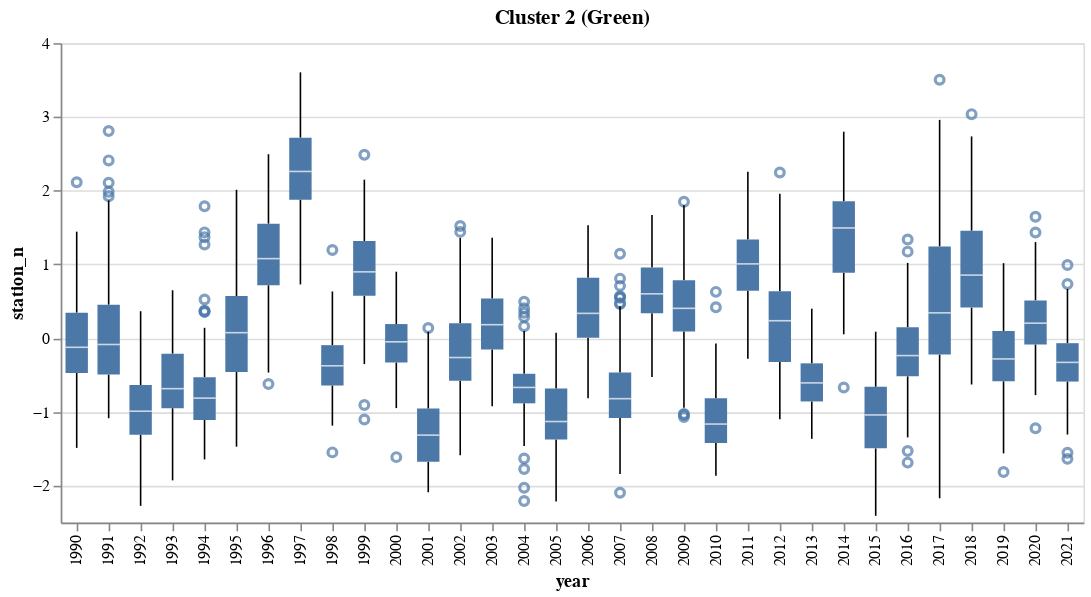

Write notebook code for a chart like this one.
### Code cell
df_reset = df.reset_index()
df_reset = df_reset[df_reset['cluster'] == 2]

all_data = alt.Chart(df_reset[['station_n','year']]).mark_boxplot().encode(
    alt.Y('station_n:Q'),
    alt.X('year:N')
).properties(title='Cluster 2 (Green)')

all_data

### Figure 1 — Vega specification as saved in the notebook (floating-point values rounded to 4 significant figures)
{"$schema": "https://vega.github.io/schema/vega/v5.json", "data": [{"name": "source_0"}, {"name": "data_0"}, {"name": "data_1", "values": [{"station_n": 2.114, "year": 1990}, {"station_n": 1.369, "year": 1994}, {"station_n": -1.613, "year": 2000}, {"station_n": 0.6279, "year": 2010}, {"station_n": 0.4197, "year": 2010}, {"station_n": 1.337, "year": 2016}, {"station_n": 0.1611, "year": 2004}, {"station_n": 0.5483, "year": 2007}, {"station_n": 1.787, "year": 1994}, {"station_n": -1.102, "year": 1999}, {"station_n": 1.145, "year": 2007}, {"station_n": 1.434, "year": 1994}, {"station_n": 1.197, "year": 1998}, {"station_n": -2.028, "year": 2004}, {"station_n": 3.505, "year": 2017}, {"station_n": 2.486, "year": 1999}, {"station_n": -1.549, "year": 1998}, {"station_n": 0.4941, "year": 2004}, {"station_n": 0.7087, "year": 2007}, {"station_n": 0.4742, "year": 2007}, {"station_n": -1.814, "year": 2019}, {"station_n": 2.808, "year": 1991}, {"station_n": 0.524, "year": 1994}, {"station_n": -1.687, "year": 2016}, {"station_n": 3.037, "year": 2018}, {"station_n": 2.245, "year": 2012}, {"station_n": 0.4044, "year": 2004}, {"station_n": 1.986, "year": 1991}, {"station_n": -1.07, "year": 2009}, {"station_n": 1.173, "year": 2016}, {"station_n": 0.7344, "year": 2021}, {"station_n": 0.4628, "year": 2007}, {"station_n": 0.1385, "year": 2001}, {"station_n": -1.631, "year": 2004}, {"station_n": 1.433, "year": 2020}, {"station_n": 1.52, "year": 2002}, {"station_n": 0.5694, "year": 2007}, {"station_n": -1.027, "year": 2009}, {"station_n": 0.2877, "year": 2004}, {"station_n": 0.3547, "year": 1994}, {"station_n": 1.441, "year": 2002}, {"station_n": -0.6214, "year": 1996}, {"station_n": 0.9932, "year": 2021}, {"station_n": -1.775, "year": 2004}, {"station_n": 1.85, "year": 2009}, {"station_n": 0.3454, "year": 2004}, {"station_n": 2.107, "year": 1991}, {"station_n": 0.3648, "year": 1994}, {"station_n": -0.6679, "year": 2014}, {"station_n": -1.221, "year": 2020}, {"station_n": -1.553, "year": 2021}, {"station_n": -2.096, "year": 2007}, {"station_n": -1.039, "year": 2009}, {"station_n": 1.646, "year": 2020}, {"station_n": 2.41, "year": 1991}, {"station_n": 1.271, "year": 1994}, {"station_n": -0.9059, "year": 1999}, {"station_n": 0.8075, "year": 2007}, {"station_n": 1.924, "year": 1991}, {"station_n": 0.5564, "year": 2007}, {"station_n": -1.637, "year": 2021}, {"station_n": -1.531, "year": 2016}, {"station_n": 0.3725, "year": 1994}, {"station_n": -2.208, "year": 2004}]}, {"name": "data_2"}, {"name": "data_3", "values": [{"lower_box_station_n": -0.494, "lower_whisker_station_n": -1.085, "upper_whisker_station_n": 1.868, "year": 1991}, {"lower_box_station_n": -1.31, "lower_whisker_station_n": -2.274, "upper_whisker_station_n": 0.3655, "year": 1992}, {"lower_box_station_n": -0.9489, "lower_whisker_station_n": -1.928, "upper_whisker_station_n": 0.6493, "year": 1993}, {"lower_box_station_n": -0.4591, "lower_whisker_station_n": -1.471, "upper_whisker_station_n": 2.012, "year": 1995}, {"lower_box_station_n": 0.7177, "lower_whisker_station_n": -0.4664, "upper_whisker_station_n": 2.494, "year": 1996}, {"lower_box_station_n": 1.878, "lower_whisker_station_n": 0.7284, "upper_whisker_station_n": 3.604, "year": 1997}, {"lower_box_station_n": -0.642, "lower_whisker_station_n": -1.186, "upper_whisker_station_n": 0.6328, "year": 1998}, {"lower_box_station_n": 0.5748, "lower_whisker_station_n": -0.3516, "upper_whisker_station_n": 2.149, "year": 1999}, {"lower_box_station_n": -0.33, "lower_whisker_station_n": -0.9483, "upper_whisker_station_n": 0.9013, "year": 2000}, {"lower_box_station_n": -1.675, "lower_whisker_station_n": -2.089, "upper_whisker_station_n": 0.08648, "year": 2001}, {"lower_box_station_n": -0.5779, "lower_whisker_station_n": -1.587, "upper_whisker_station_n": 1.361, "year": 2002}, {"lower_box_station_n": -0.1533, "lower_whisker_station_n": -0.9238, "upper_whisker_station_n": 1.363, "year": 2003}, {"lower_box_station_n": -0.8836, "lower_whisker_station_n": -1.461, "upper_whisker_station_n": 0.09739, "year": 2004}, {"lower_box_station_n": -1.373, "lower_whisker_station_n": -2.216, "upper_whisker_station_n": 0.07343, "year": 2005}, {"lower_box_station_n": 0.0054, "lower_whisker_station_n": -0.8132, "upper_whisker_station_n": 1.532, "year": 2006}, {"lower_box_station_n": -1.084, "lower_whisker_station_n": -1.841, "upper_whisker_station_n": 0.4336, "year": 2007}, {"lower_box_station_n": 0.3373, "lower_whisker_station_n": -0.5273, "upper_whisker_station_n": 1.67, "year": 2008}, {"lower_box_station_n": 0.08999, "lower_whisker_station_n": -0.9431, "upper_whisker_station_n": 1.801, "year": 2009}, {"lower_box_station_n": -1.423, "lower_whisker_station_n": -1.865, "upper_whisker_station_n": -0.07357, "year": 2010}, {"lower_box_station_n": 0.6441, "lower_whisker_station_n": -0.2805, "upper_whisker_station_n": 2.257, "year": 2011}, {"lower_box_station_n": -0.3226, "lower_whisker_station_n": -1.099, "upper_whisker_station_n": 1.958, "year": 2012}, {"lower_box_station_n": -0.8581, "lower_whisker_station_n": -1.365, "upper_whisker_station_n": 0.3996, "year": 2013}, {"lower_box_station_n": 0.8858, "lower_whisker_station_n": 0.05196, "upper_whisker_station_n": 2.799, "year": 2014}, {"lower_box_station_n": -1.494, "lower_whisker_station_n": -2.409, "upper_whisker_station_n": 0.0879, "year": 2015}, {"lower_box_station_n": -0.5175, "lower_whisker_station_n": -1.346, "upper_whisker_station_n": 1.02, "year": 2016}, {"lower_box_station_n": -0.2225, "lower_whisker_station_n": -2.171, "upper_whisker_station_n": 2.96, "year": 2017}, {"lower_box_station_n": 0.4143, "lower_whisker_station_n": -0.628, "upper_whisker_station_n": 2.735, "year": 2018}, {"lower_box_station_n": -0.5851, "lower_whisker_station_n": -1.562, "upper_whisker_station_n": 1.017, "year": 2019}, {"lower_box_station_n": -0.0856, "lower_whisker_station_n": -0.7723, "upper_whisker_station_n": 1.303, "year": 2020}, {"lower_box_station_n": -0.5886, "lower_whisker_station_n": -1.306, "upper_whisker_station_n": 0.6685, "year": 2021}, {"lower_box_station_n": -0.4721, "lower_whisker_station_n": -1.488, "upper_whisker_station_n": 1.444, "year": 1990}, {"lower_box_station_n": -1.109, "lower_whisker_station_n": -1.644, "upper_whisker_station_n": 0.1405, "year": 1994}]}, {"name": "data_4", "values": [{"lower_whisker_station_n": -1.085, "upper_box_station_n": 0.4541, "upper_whisker_station_n": 1.868, "year": 1991}, {"lower_whisker_station_n": -2.274, "upper_box_station_n": -0.6361, "upper_whisker_station_n": 0.3655, "year": 1992}, {"lower_whisker_station_n": -1.928, "upper_box_station_n": -0.2102, "upper_whisker_station_n": 0.6493, "year": 1993}, {"lower_whisker_station_n": -1.471, "upper_box_station_n": 0.5711, "upper_whisker_station_n": 2.012, "year": 1995}, {"lower_whisker_station_n": -0.4664, "upper_box_station_n": 1.552, "upper_whisker_station_n": 2.494, "year": 1996}, {"lower_whisker_station_n": 0.7284, "upper_box_station_n": 2.718, "upper_whisker_station_n": 3.604, "year": 1997}, {"lower_whisker_station_n": -1.186, "upper_box_station_n": -0.09499, "upper_whisker_station_n": 0.6328, "year": 1998}, {"lower_whisker_station_n": -0.3516, "upper_box_station_n": 1.318, "upper_whisker_station_n": 2.149, "year": 1999}, {"lower_whisker_station_n": -0.9483, "upper_box_station_n": 0.1911, "upper_whisker_station_n": 0.9013, "year": 2000}, {"lower_whisker_station_n": -2.089, "upper_box_station_n": -0.9551, "upper_whisker_station_n": 0.08648, "year": 2001}, {"lower_whisker_station_n": -1.587, "upper_box_station_n": 0.2012, "upper_whisker_station_n": 1.361, "year": 2002}, {"lower_whisker_station_n": -0.9238, "upper_box_station_n": 0.5361, "upper_whisker_station_n": 1.363, "year": 2003}, {"lower_whisker_station_n": -1.461, "upper_box_station_n": -0.4829, "upper_whisker_station_n": 0.09739, "year": 2004}, {"lower_whisker_station_n": -2.216, "upper_box_station_n": -0.6826, "upper_whisker_station_n": 0.07343, "year": 2005}, {"lower_whisker_station_n": -0.8132, "upper_box_station_n": 0.8184, "upper_whisker_station_n": 1.532, "year": 2006}, {"lower_whisker_station_n": -1.841, "upper_box_station_n": -0.4662, "upper_whisker_station_n": 0.4336, "year": 2007}, {"lower_whisker_station_n": -0.5273, "upper_box_station_n": 0.959, "upper_whisker_station_n": 1.67, "year": 2008}, {"lower_whisker_station_n": -0.9431, "upper_box_station_n": 0.7845, "upper_whisker_station_n": 1.801, "year": 2009}, {"lower_whisker_station_n": -1.865, "upper_box_station_n": -0.8136, "upper_whisker_station_n": -0.07357, "year": 2010}, {"lower_whisker_station_n": -0.2805, "upper_box_station_n": 1.336, "upper_whisker_station_n": 2.257, "year": 2011}, {"lower_whisker_station_n": -1.099, "upper_box_station_n": 0.6358, "upper_whisker_station_n": 1.958, "year": 2012}, {"lower_whisker_station_n": -1.365, "upper_box_station_n": -0.3414, "upper_whisker_station_n": 0.3996, "year": 2013}, {"lower_whisker_station_n": 0.05196, "upper_box_station_n": 1.857, "upper_whisker_station_n": 2.799, "year": 2014}, {"lower_whisker_station_n": -2.409, "upper_box_station_n": -0.6594, "upper_whisker_station_n": 0.0879, "year": 2015}, {"lower_whisker_station_n": -1.346, "upper_box_station_n": 0.1493, "upper_whisker_station_n": 1.02, "year": 2016}, {"lower_whisker_station_n": -2.171, "upper_box_station_n": 1.244, "upper_whisker_station_n": 2.96, "year": 2017}, {"lower_whisker_station_n": -0.628, "upper_box_station_n": 1.456, "upper_whisker_station_n": 2.735, "year": 2018}, {"lower_whisker_station_n": -1.562, "upper_box_station_n": 0.09794, "upper_whisker_station_n": 1.017, "year": 2019}, {"lower_whisker_station_n": -0.7723, "upper_box_station_n": 0.5122, "upper_whisker_station_n": 1.303, "year": 2020}, {"lower_whisker_station_n": -1.306, "upper_box_station_n": -0.06803, "upper_whisker_station_n": 0.6685, "year": 2021}, {"lower_whisker_station_n": -1.488, "upper_box_station_n": 0.346, "upper_whisker_station_n": 1.444, "year": 1990}, {"lower_whisker_station_n": -1.644, "upper_box_station_n": -0.5284, "upper_whisker_station_n": 0.1405, "year": 1994}]}, {"name": "data_5"}, {"name": "data_6", "values": [{"lower_box_station_n": -0.4721, "max_station_n": 2.114, "mid_box_station_n": -0.1237, "min_station_n": -1.488, "upper_box_station_n": 0.346, "year": 1990}, {"lower_box_station_n": -0.494, "max_station_n": 2.808, "mid_box_station_n": -0.08565, "min_station_n": -1.085, "upper_box_station_n": 0.4541, "year": 1991}, {"lower_box_station_n": -1.31, "max_station_n": 0.3655, "mid_box_station_n": -0.9905, "min_station_n": -2.274, "upper_box_station_n": -0.6361, "year": 1992}, {"lower_box_station_n": -0.9489, "max_station_n": 0.6493, "mid_box_station_n": -0.6848, "min_station_n": -1.928, "upper_box_station_n": -0.2102, "year": 1993}, {"lower_box_station_n": -1.109, "max_station_n": 1.787, "mid_box_station_n": -0.8132, "min_station_n": -1.644, "upper_box_station_n": -0.5284, "year": 1994}, {"lower_box_station_n": -0.4591, "max_station_n": 2.012, "mid_box_station_n": 0.07429, "min_station_n": -1.471, "upper_box_station_n": 0.5711, "year": 1995}, {"lower_box_station_n": 0.7177, "max_station_n": 2.494, "mid_box_station_n": 1.078, "min_station_n": -0.6214, "upper_box_station_n": 1.552, "year": 1996}, {"lower_box_station_n": 1.878, "max_station_n": 3.604, "mid_box_station_n": 2.26, "min_station_n": 0.7284, "upper_box_station_n": 2.718, "year": 1997}, {"lower_box_station_n": -0.642, "max_station_n": 1.197, "mid_box_station_n": -0.3744, "min_station_n": -1.549, "upper_box_station_n": -0.09499, "year": 1998}, {"lower_box_station_n": 0.5748, "max_station_n": 2.486, "mid_box_station_n": 0.8991, "min_station_n": -1.102, "upper_box_station_n": 1.318, "year": 1999}, {"lower_box_station_n": -0.33, "max_station_n": 0.9013, "mid_box_station_n": -0.04968, "min_station_n": -1.613, "upper_box_station_n": 0.1911, "year": 2000}, {"lower_box_station_n": -1.675, "max_station_n": 0.1385, "mid_box_station_n": -1.315, "min_station_n": -2.089, "upper_box_station_n": -0.9551, "year": 2001}, {"lower_box_station_n": -0.5779, "max_station_n": 1.52, "mid_box_station_n": -0.2628, "min_station_n": -1.587, "upper_box_station_n": 0.2012, "year": 2002}, {"lower_box_station_n": -0.1533, "max_station_n": 1.363, "mid_box_station_n": 0.1824, "min_station_n": -0.9238, "upper_box_station_n": 0.5361, "year": 2003}, {"lower_box_station_n": -0.8836, "max_station_n": 0.4941, "mid_box_station_n": -0.6681, "min_station_n": -2.208, "upper_box_station_n": -0.4829, "year": 2004}, {"lower_box_station_n": -1.373, "max_station_n": 0.07343, "mid_box_station_n": -1.13, "min_station_n": -2.216, "upper_box_station_n": -0.6826, "year": 2005}, {"lower_box_station_n": 0.0054, "max_station_n": 1.532, "mid_box_station_n": 0.3362, "min_station_n": -0.8132, "upper_box_station_n": 0.8184, "year": 2006}, {"lower_box_station_n": -1.084, "max_station_n": 1.145, "mid_box_station_n": -0.8206, "min_station_n": -2.096, "upper_box_station_n": -0.4662, "year": 2007}, {"lower_box_station_n": 0.3373, "max_station_n": 1.67, "mid_box_station_n": 0.601, "min_station_n": -0.5273, "upper_box_station_n": 0.959, "year": 2008}, {"lower_box_station_n": 0.08999, "max_station_n": 1.85, "mid_box_station_n": 0.4042, "min_station_n": -1.07, "upper_box_station_n": 0.7845, "year": 2009}, {"lower_box_station_n": -1.423, "max_station_n": 0.6279, "mid_box_station_n": -1.164, "min_station_n": -1.865, "upper_box_station_n": -0.8136, "year": 2010}, {"lower_box_station_n": 0.6441, "max_station_n": 2.257, "mid_box_station_n": 1.007, "min_station_n": -0.2805, "upper_box_station_n": 1.336, "year": 2011}, {"lower_box_station_n": -0.3226, "max_station_n": 2.245, "mid_box_station_n": 0.2364, "min_station_n": -1.099, "upper_box_station_n": 0.6358, "year": 2012}, {"lower_box_station_n": -0.8581, "max_station_n": 0.3996, "mid_box_station_n": -0.6063, "min_station_n": -1.365, "upper_box_station_n": -0.3414, "year": 2013}, {"lower_box_station_n": 0.8858, "max_station_n": 2.799, "mid_box_station_n": 1.494, "min_station_n": -0.6679, "upper_box_station_n": 1.857, "year": 2014}, {"lower_box_station_n": -1.494, "max_station_n": 0.0879, "mid_box_station_n": -1.041, "min_station_n": -2.409, "upper_box_station_n": -0.6594, "year": 2015}, {"lower_box_station_n": -0.5175, "max_station_n": 1.337, "mid_box_station_n": -0.2363, "min_station_n": -1.687, "upper_box_station_n": 0.1493, "year": 2016}, {"lower_box_station_n": -0.2225, "max_station_n": 3.505, "mid_box_station_n": 0.3433, "min_station_n": -2.171, "upper_box_station_n": 1.244, "year": 2017}, {"lower_box_station_n": 0.4143, "max_station_n": 3.037, "mid_box_station_n": 0.8548, "min_station_n": -0.628, "upper_box_station_n": 1.456, "year": 2018}, {"lower_box_station_n": -0.5851, "max_station_n": 1.017, "mid_box_station_n": -0.2815, "min_station_n": -1.814, "upper_box_station_n": 0.09794, "year": 2019}, {"lower_box_station_n": -0.0856, "max_station_n": 1.646, "mid_box_station_n": 0.2033, "min_station_n": -1.221, "upper_box_station_n": 0.5122, "year": 2020}, {"lower_box_station_n": -0.5886, "max_station_n": 0.9932, "mid_box_station_n": -0.3283, "min_station_n": -1.637, "upper_box_station_n": -0.06803, "year": 2021}]}, {"name": "data_7", "values": [{"lower_box_station_n": -0.4721, "max_station_n": 2.114, "mid_box_station_n": -0.1237, "min_station_n": -1.488, "upper_box_station_n": 0.346, "year": 1990}, {"lower_box_station_n": -0.494, "max_station_n": 2.808, "mid_box_station_n": -0.08565, "min_station_n": -1.085, "upper_box_station_n": 0.4541, "year": 1991}, {"lower_box_station_n": -1.31, "max_station_n": 0.3655, "mid_box_station_n": -0.9905, "min_station_n": -2.274, "upper_box_station_n": -0.6361, "year": 1992}, {"lower_box_station_n": -0.9489, "max_station_n": 0.6493, "mid_box_station_n": -0.6848, "min_station_n": -1.928, "upper_box_station_n": -0.2102, "year": 1993}, {"lower_box_station_n": -1.109, "max_station_n": 1.787, "mid_box_station_n": -0.8132, "min_station_n": -1.644, "upper_box_station_n": -0.5284, "year": 1994}, {"lower_box_station_n": -0.4591, "max_station_n": 2.012, "mid_box_station_n": 0.07429, "min_station_n": -1.471, "upper_box_station_n": 0.5711, "year": 1995}, {"lower_box_station_n": 0.7177, "max_station_n": 2.494, "mid_box_station_n": 1.078, "min_station_n": -0.6214, "upper_box_station_n": 1.552, "year": 1996}, {"lower_box_station_n": 1.878, "max_station_n": 3.604, "mid_box_station_n": 2.26, "min_station_n": 0.7284, "upper_box_station_n": 2.718, "year": 1997}, {"lower_box_station_n": -0.642, "max_station_n": 1.197, "mid_box_station_n": -0.3744, "min_station_n": -1.549, "upper_box_station_n": -0.09499, "year": 1998}, {"lower_box_station_n": 0.5748, "max_station_n": 2.486, "mid_box_station_n": 0.8991, "min_station_n": -1.102, "upper_box_station_n": 1.318, "year": 1999}, {"lower_box_station_n": -0.33, "max_station_n": 0.9013, "mid_box_station_n": -0.04968, "min_station_n": -1.613, "upper_box_station_n": 0.1911, "year": 2000}, {"lower_box_station_n": -1.675, "max_station_n": 0.1385, "mid_box_station_n": -1.315, "min_station_n": -2.089, "upper_box_station_n": -0.9551, "year": 2001}, {"lower_box_station_n": -0.5779, "max_station_n": 1.52, "mid_box_station_n": -0.2628, "min_station_n": -1.587, "upper_box_station_n": 0.2012, "year": 2002}, {"lower_box_station_n": -0.1533, "max_station_n": 1.363, "mid_box_station_n": 0.1824, "min_station_n": -0.9238, "upper_box_station_n": 0.5361, "year": 2003}, {"lower_box_station_n": -0.8836, "max_station_n": 0.4941, "mid_box_station_n": -0.6681, "min_station_n": -2.208, "upper_box_station_n": -0.4829, "year": 2004}, {"lower_box_station_n": -1.373, "max_station_n": 0.07343, "mid_box_station_n": -1.13, "min_station_n": -2.216, "upper_box_station_n": -0.6826, "year": 2005}, {"lower_box_station_n": 0.0054, "max_station_n": 1.532, "mid_box_station_n": 0.3362, "min_station_n": -0.8132, "upper_box_station_n": 0.8184, "year": 2006}, {"lower_box_station_n": -1.084, "max_station_n": 1.145, "mid_box_station_n": -0.8206, "min_station_n": -2.096, "upper_box_station_n": -0.4662, "year": 2007}, {"lower_box_station_n": 0.3373, "max_station_n": 1.67, "mid_box_station_n": 0.601, "min_station_n": -0.5273, "upper_box_station_n": 0.959, "year": 2008}, {"lower_box_station_n": 0.08999, "max_station_n": 1.85, "mid_box_station_n": 0.4042, "min_station_n": -1.07, "upper_box_station_n": 0.7845, "year": 2009}, {"lower_box_station_n": -1.423, "max_station_n": 0.6279, "mid_box_station_n": -1.164, "min_station_n": -1.865, "upper_box_station_n": -0.8136, "year": 2010}, {"lower_box_station_n": 0.6441, "max_station_n": 2.257, "mid_box_station_n": 1.007, "min_station_n": -0.2805, "upper_box_station_n": 1.336, "year": 2011}, {"lower_box_station_n": -0.3226, "max_station_n": 2.245, "mid_box_station_n": 0.2364, "min_station_n": -1.099, "upper_box_station_n": 0.6358, "year": 2012}, {"lower_box_station_n": -0.8581, "max_station_n": 0.3996, "mid_box_station_n": -0.6063, "min_station_n": -1.365, "upper_box_station_n": -0.3414, "year": 2013}, {"lower_box_station_n": 0.8858, "max_station_n": 2.799, "mid_box_station_n": 1.494, "min_station_n": -0.6679, "upper_box_station_n": 1.857, "year": 2014}, {"lower_box_station_n": -1.494, "max_station_n": 0.0879, "mid_box_station_n": -1.041, "min_station_n": -2.409, "upper_box_station_n": -0.6594, "year": 2015}, {"lower_box_station_n": -0.5175, "max_station_n": 1.337, "mid_box_station_n": -0.2363, "min_station_n": -1.687, "upper_box_station_n": 0.1493, "year": 2016}, {"lower_box_station_n": -0.2225, "max_station_n": 3.505, "mid_box_station_n": 0.3433, "min_station_n": -2.171, "upper_box_station_n": 1.244, "year": 2017}, {"lower_box_station_n": 0.4143, "max_station_n": 3.037, "mid_box_station_n": 0.8548, "min_station_n": -0.628, "upper_box_station_n": 1.456, "year": 2018}, {"lower_box_station_n": -0.5851, "max_station_n": 1.017, "mid_box_station_n": -0.2815, "min_station_n": -1.814, "upper_box_station_n": 0.09794, "year": 2019}, {"lower_box_station_n": -0.0856, "max_station_n": 1.646, "mid_box_station_n": 0.2033, "min_station_n": -1.221, "upper_box_station_n": 0.5122, "year": 2020}, {"lower_box_station_n": -0.5886, "max_station_n": 0.9932, "mid_box_station_n": -0.3283, "min_station_n": -1.637, "upper_box_station_n": -0.06803, "year": 2021}]}, {"name": "data_1_x_domain_year_0", "values": [{"year": 1990}, {"year": 1994}, {"year": 2000}, {"year": 2010}, {"year": 2016}, {"year": 2004}, {"year": 2007}, {"year": 1999}, {"year": 1998}, {"year": 2017}, {"year": 2019}, {"year": 1991}, {"year": 2018}, {"year": 2012}, {"year": 2009}, {"year": 2021}, {"year": 2001}, {"year": 2020}, {"year": 2002}, {"year": 1996}, {"year": 2014}]}, {"name": "data_3_x_domain_year_1", "values": [{"year": 1991}, {"year": 1992}, {"year": 1993}, {"year": 1995}, {"year": 1996}, {"year": 1997}, {"year": 1998}, {"year": 1999}, {"year": 2000}, {"year": 2001}, {"year": 2002}, {"year": 2003}, {"year": 2004}, {"year": 2005}, {"year": 2006}, {"year": 2007}, {"year": 2008}, {"year": 2009}, {"year": 2010}, {"year": 2011}, {"year": 2012}, {"year": 2013}, {"year": 2014}, {"year": 2015}, {"year": 2016}, {"year": 2017}, {"year": 2018}, {"year": 2019}, {"year": 2020}, {"year": 2021}, {"year": 1990}, {"year": 1994}]}, {"name": "data_4_x_domain_year_2", "values": [{"year": 1991}, {"year": 1992}, {"year": 1993}, {"year": 1995}, {"year": 1996}, {"year": 1997}, {"year": 1998}, {"year": 1999}, {"year": 2000}, {"year": 2001}, {"year": 2002}, {"year": 2003}, {"year": 2004}, {"year": 2005}, {"year": 2006}, {"year": 2007}, {"year": 2008}, {"year": 2009}, {"year": 2010}, {"year": 2011}, {"year": 2012}, {"year": 2013}, {"year": 2014}, {"year": 2015}, {"year": 2016}, {"year": 2017}, {"year": 2018}, {"year": 2019}, {"year": 2020}, {"year": 2021}, {"year": 1990}, {"year": 1994}]}, {"name": "data_6_x_domain_year_3", "values": [{"year": 1990}, {"year": 1991}, {"year": 1992}, {"year": 1993}, {"year": 1994}, {"year": 1995}, {"year": 1996}, {"year": 1997}, {"year": 1998}, {"year": 1999}, {"year": 2000}, {"year": 2001}, {"year": 2002}, {"year": 2003}, {"year": 2004}, {"year": 2005}, {"year": 2006}, {"year": 2007}, {"year": 2008}, {"year": 2009}, {"year": 2010}, {"year": 2011}, {"year": 2012}, {"year": 2013}, {"year": 2014}, {"year": 2015}, {"year": 2016}, {"year": 2017}, {"year": 2018}, {"year": 2019}, {"year": 2020}, {"year": 2021}]}, {"name": "data_7_x_domain_year_4", "values": [{"year": 1990}, {"year": 1991}, {"year": 1992}, {"year": 1993}, {"year": 1994}, {"year": 1995}, {"year": 1996}, {"year": 1997}, {"year": 1998}, {"year": 1999}, {"year": 2000}, {"year": 2001}, {"year": 2002}, {"year": 2003}, {"year": 2004}, {"year": 2005}, {"year": 2006}, {"year": 2007}, {"year": 2008}, {"year": 2009}, {"year": 2010}, {"year": 2011}, {"year": 2012}, {"year": 2013}, {"year": 2014}, {"year": 2015}, {"year": 2016}, {"year": 2017}, {"year": 2018}, {"year": 2019}, {"year": 2020}, {"year": 2021}]}], "signals": [{"name": "x_step", "value": 20}, {"name": "width", "update": "bandspace(domain('x').length, 0, 0) * x_step"}], "marks": [{"type": "symbol", "name": "layer_0_layer_0_marks", "from": {"data": "data_1"}, "encode": {"update": {"stroke": {"value": "#4c78a8"}, "opacity": {"value": 0.7}, "x": {"field": "year", "scale": "x", "band": 0.5}, "fill": {"value": "transparent"}, "y": {"field": "station_n", "scale": "y"}}}, "style": ["point", "boxplot-outliers"]}, {"type": "rule", "name": "layer_0_layer_1_layer_0_marks", "from": {"data": "data_3"}, "encode": {"update": {"stroke": {"value": "black"}, "y": {"field": "lower_whisker_station_n", "scale": "y"}, "tooltip": {"signal": "{\"Upper Whisker of station_n\": format(datum[\"upper_whisker_station_n\"], \"\"), \"Lower Whisker of station_n\": format(datum[\"lower_whisker_station_n\"], \"\"), \"year\": isValid(datum[\"year\"]) ? datum[\"year\"] : \"\"+datum[\"year\"]}"}, "y2": {"field": "lower_box_station_n", "scale": "y"}, "x": {"field": "year", "scale": "x", "band": 0.5}}}, "style": ["rule", "boxplot-rule"], "aria": false}, {"type": "rule", "name": "layer_0_layer_1_layer_1_marks", "from": {"data": "data_4"}, "encode": {"update": {"stroke": {"value": "black"}, "y": {"field": "upper_box_station_n", "scale": "y"}, "y2": {"field": "upper_whisker_station_n", "scale": "y"}, "x": {"field": "year", "scale": "x", "band": 0.5}, "tooltip": {"signal": "{\"Upper Whisker of station_n\": format(datum[\"upper_whisker_station_n\"], \"\"), \"Lower Whisker of station_n\": format(datum[\"lower_whisker_station_n\"], \"\"), \"year\": isValid(datum[\"year\"]) ? datum[\"year\"] : \"\"+datum[\"year\"]}"}}}, "aria": false, "style": ["rule", "boxplot-rule"]}, {"type": "rect", "name": "layer_1_layer_0_marks", "from": {"data": "data_6"}, "encode": {"update": {"y2": {"field": "upper_box_station_n", "scale": "y"}, "xc": {"field": "year", "scale": "x", "band": 0.5}, "tooltip": {"signal": "{\"Max of station_n\": format(datum[\"max_station_n\"], \"\"), \"Q3 of station_n\": format(datum[\"upper_box_station_n\"], \"\"), \"Median of station_n\": format(datum[\"mid_box_station_n\"], \"\"), \"Q1 of station_n\": format(datum[\"lower_box_station_n\"], \"\"), \"Min of station_n\": format(datum[\"min_station_n\"], \"\"), \"year\": isValid(datum[\"year\"]) ? datum[\"year\"] : \"\"+datum[\"year\"]}"}, "width": {"value": 14}, "fill": {"value": "#4c78a8"}, "y": {"field": "lower_box_station_n", "scale": "y"}}}, "style": ["bar", "boxplot-box"]}, {"type": "rect", "name": "layer_1_layer_1_marks", "from": {"data": "data_7"}, "encode": {"update": {"height": {"value": 1}, "xc": {"field": "year", "scale": "x", "band": 0.5}, "fill": {"value": "white"}, "opacity": {"value": 0.7}, "tooltip": {"signal": "{\"Max of station_n\": format(datum[\"max_station_n\"], \"\"), \"Q3 of station_n\": format(datum[\"upper_box_station_n\"], \"\"), \"Median of station_n\": format(datum[\"mid_box_station_n\"], \"\"), \"Q1 of station_n\": format(datum[\"lower_box_station_n\"], \"\"), \"Min of station_n\": format(datum[\"min_station_n\"], \"\"), \"year\": isValid(datum[\"year\"]) ? datum[\"year\"] : \"\"+datum[\"year\"]}"}, "yc": {"field": "mid_box_station_n", "scale": "y"}, "width": {"value": 14}}}, "aria": false, "style": ["tick", "boxplot-median"]}], "scales": [{"name": "x", "type": "band", "domain": {"fields": [{"data": "data_1_x_domain_year_0", "field": "year"}, {"data": "data_3_x_domain_year_1", "field": "year"}, {"data": "data_4_x_domain_year_2", "field": "year"}, {"data": "data_6_x_domain_year_3", "field": "year"}, {"data": "data_7_x_domain_year_4", "field": "year"}], "sort": true}, "range": {"step": {"signal": "x_step"}}, "paddingInner": 0, "paddingOuter": 0}, {"name": "y", "type": "linear", "domain": {"fields": [{"data": "data_1", "field": "station_n"}, {"data": "data_3", "field": "lower_whisker_station_n"}, {"data": "data_3", "field": "lower_box_station_n"}, {"data": "data_4", "field": "upper_box_station_n"}, {"data": "data_4", "field": "upper_whisker_station_n"}, {"data": "data_6", "field": "lower_box_station_n"}, {"data": "data_6", "field": "upper_box_station_n"}, {"data": "data_7", "field": "mid_box_station_n"}]}, "range": [{"signal": "height"}, 0], "nice": true, "zero": true}], "axes": [{"scale": "y", "grid": true, "aria": false, "maxExtent": 0, "labels": false, "tickCount": {"signal": "ceil(height/40)"}, "zindex": 0, "gridScale": "x", "domain": false, "ticks": false, "orient": "left", "minExtent": 0}, {"scale": "x", "orient": "bottom", "labelAlign": "right", "labelAngle": 270, "grid": false, "labelBaseline": "middle", "zindex": 0, "title": "year"}, {"scale": "y", "labelOverlap": true, "orient": "left", "title": "station_n", "grid": false, "zindex": 0, "tickCount": {"signal": "ceil(height/40)"}}], "title": {"text": "Cluster 2 (Green)", "frame": "group"}, "height": 300, "background": "white", "style": "cell", "padding": 5}
